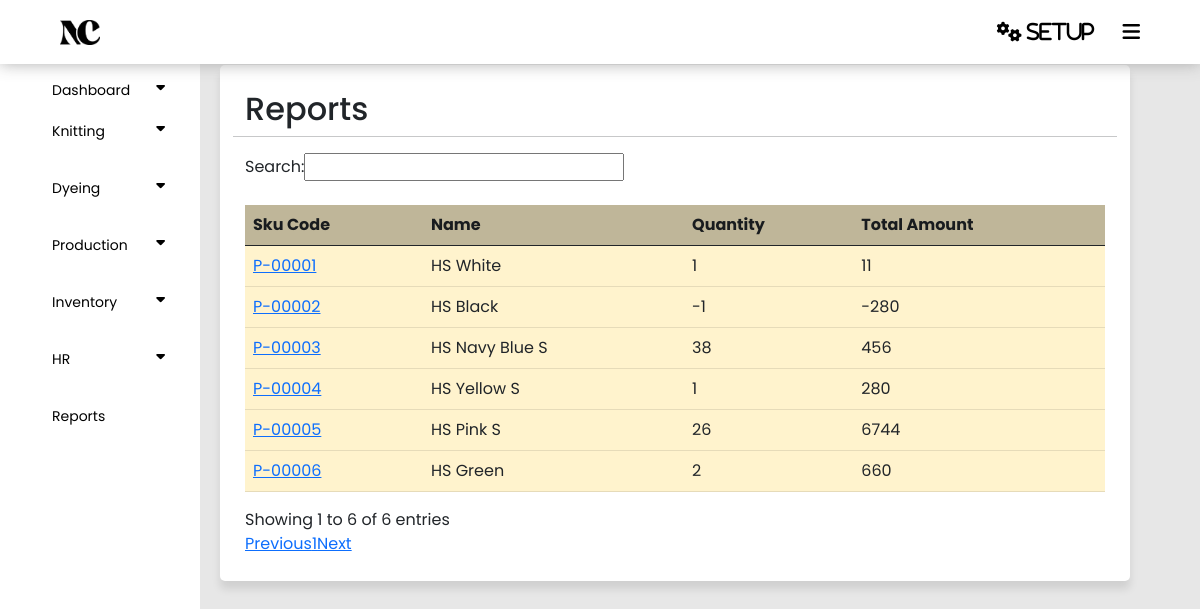
Before: /panel/report.php with the older database file.
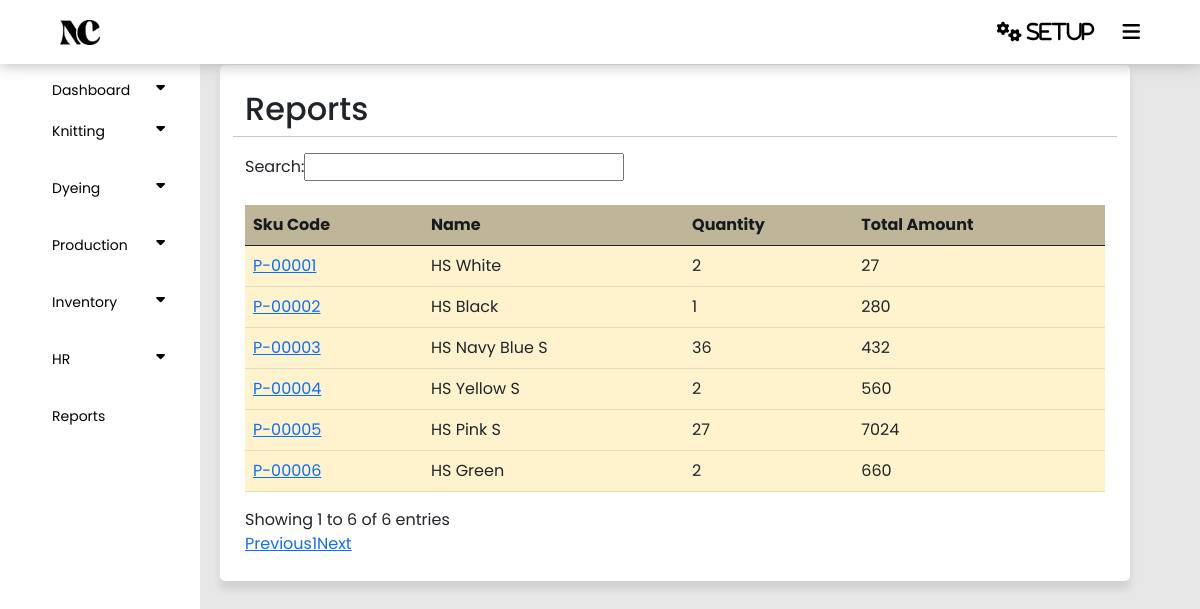
After: the same page with the newer database file.
### tables this page shows
CREATE TABLE `products` (
  `Id` int(255) NOT NULL,
  `Code` varchar(255) NOT NULL,
  `Name` varchar(255) NOT NULL,
  `Measurement` varchar(255) NOT NULL,
  `Category` varchar(255) NOT NULL,
  `Sales_Price` int(11) NOT NULL,
  `Purchase_Price` int(255) NOT NULL,
  `Status` tinyint(255) NOT NULL DEFAULT 1
);

### panel/report.php (the view, shortened to what this page needs)
<?php
require('config.php');
require('index.php');
$query = "SELECT p.*,
                 SUM(CASE WHEN s.Type = 'Lost of Theft' THEN -s.Quantity ELSE s.Quantity END) AS TotalQuantity,
                 SUM(CASE WHEN s.Type = 'Lost of Theft' THEN -s.Amount ELSE s.Amount END) AS TotalAmount,
                 AVG(CASE WHEN s.Type IN ('Lost of Theft', 'Opening Stock', 'Inward Stock') THEN s.Amount ELSE 0 END) AS AvgAmount
          FROM Products p
          LEFT JOIN Stock s ON p.Id = s.P_id
          WHERE (s.Quantity > 0 OR s.Quantity = 0) AND s.Quantity IS NOT NULL
          GROUP BY p.Id";
$result = mysqli_query($connect, $query);
?>
<!DOCTYPE html>
<html lang="en">
<head>
</head>
<body>
    <section class="container">
        <div class="row justify-content-right">
            <h2>Reports</h2>
            <hr>
            <table class="table table-warning mt-4" id="example">
                <thead class="bg-warning p-2 text-dark bg-opacity-10" style="opacity: 75%;">
                    <tr>
                        <th scope="col">Sku Code</th>
                        <th scope="col">Name</th>
                        <th scope="col">Quantity</th>
                        <th scope="col">Total Amount</th>
                    </tr>
                </thead>
                <tbody class="text-dark">
                    <?php
                    while ($row = mysqli_fetch_assoc($result)) {
                        ?>
                    <tr>
                        <td><a href="showstock.php?productId=<?php echo $row['Id']; ?>"><?php echo $row['Code']; ?></a></td>
                        <td><?php echo $row['Name']; ?></td>
                        <td><?php echo $row['TotalQuantity']; ?></td>
                        <td><?php echo $row['TotalAmount']; ?></td>
                    </tr>
                    <?php
                    }
                    ?>
                </tbody>
            </table>
        </div>
    </section>
</body>
</html>

Changed rows visible on the page:
computed for products "HS White": TotalQuantity "1" → "2"; TotalAmount "11" → "27"
changed products "HS Black": TotalQuantity "-1" → "1"; TotalAmount "-280" → "280"
computed for products "HS Navy Blue S": TotalQuantity "38" → "36"; TotalAmount "456" → "432"
changed products "HS Yellow S": TotalQuantity "1" → "2"; TotalAmount "280" → "560"
computed for products "HS Pink S": TotalQuantity "26" → "27"; TotalAmount "6744" → "7024"
